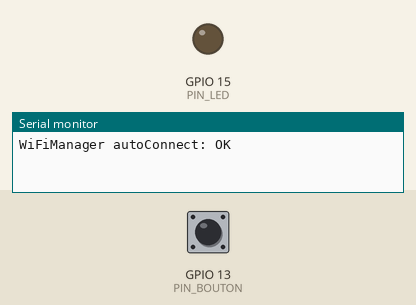
The sketch below on a simulated ESP8266 (NodeMCU). Shown: output pins drawn as LEDs (lit = HIGH), the last lines printed to the serial monitor. Dashed ring = blinking. The test bench sets the inputs (shaded band); at power-on: GPIO 13 (PIN_BOUTON) HIGH. WiFi joins after 1.5 s; servers stay silent unless stated; no MQTT or app messages arrive unless stated.

Above: at 2.7 s.
2.8 s: GPIO 13 (PIN_BOUTON) pulled LOW for 0.15 s
At 4.0 s:
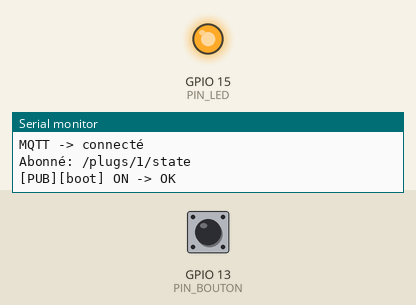
5.9 s: GPIO 13 (PIN_BOUTON) pulled LOW for 1 s
At 6.4 s:
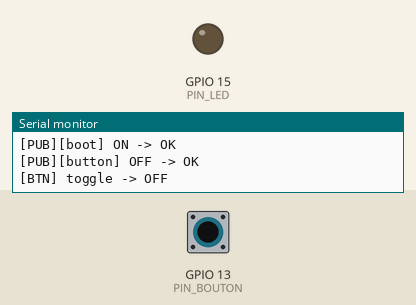
11.4 s: GPIO 13 (PIN_BOUTON) pulsed LOW 5 times (0.12 s each, 0.3 s apart)
At 11.6 s:
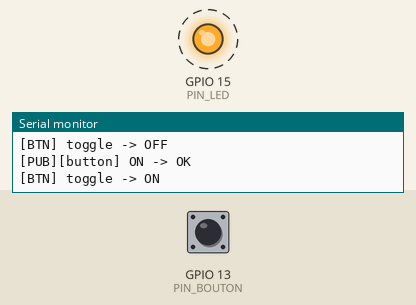
Timing chart, 0 to 14.4 s (numbered marks = the images above; inputs shaded):
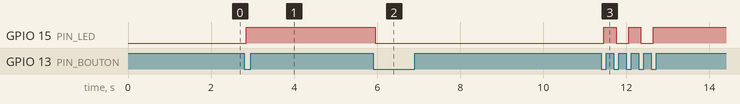

The sketch:

sae_esp12_mqtt_managerv2.ino
```cpp
#include <ESP8266WiFi.h>
#include <PubSubClient.h>
#include <WiFiManager.h>  // tzapu/WiFiManager

/* ==== PARAMÈTRES MQTT ==== */
const char* MQTT_HOST     = "172.20.10.3";  // IP broker
const uint16_t MQTT_PORT  = 1883;
const char* MQTT_USER     = "sacha";
const char* MQTT_PASS     = "sacha";

const char* TOPIC_STATE   = "/plugs/1/state";   // commande + état (1 seul topic)
/* ========================= */

// Broches
const int PIN_BOUTON = 13;   // GPIO13 -> bouton vers GND
const int PIN_LED    = 15;   // GPIO15 -> LED -> résistance -> GND

WiFiClient espClient;
PubSubClient mqtt(espClient);
WiFiManager wm;

// Etat de la prise/LED
bool priseOn = false;

// Anti-rebond
bool lastBtnRaw = HIGH;
bool lastBtnStable = HIGH;
unsigned long lastChangeMs = 0;
const unsigned long DEBOUNCE_MS = 50;

// Reconnexions non bloquantes
unsigned long lastMqttAttemptMs = 0;
const unsigned long MQTT_RETRY_MS = 3000;

void applyOutput(bool on) {
  // ⚠️ Inverse si ta LED est active LOW
  digitalWrite(PIN_LED, on ? HIGH : LOW);
}

void publishState(const char* source = "local") {
  if (!mqtt.connected()) return;
  const char* payload = priseOn ? "ON" : "OFF";
  bool ok = mqtt.publish(TOPIC_STATE, payload, true); // retained = true
  Serial.print("[PUB]["); Serial.print(source); Serial.print("] ");
  Serial.print(payload); Serial.print(" -> ");
  Serial.println(ok ? "OK" : "FAIL");
}

void onMqttMessage(char* topic, byte* payload, unsigned int length) {
  String msg;
  msg.reserve(length+1);
  for (unsigned int i=0;i<length;i++) msg += (char)payload[i];
  msg.trim(); msg.toUpperCase();

  Serial.print("[MQTT] "); Serial.print(topic); Serial.print(" <= "); Serial.println(msg);

  if (String(topic) == TOPIC_STATE) {
    bool newState;
    if (msg == "ON") newState = true;
    else if (msg == "OFF") newState = false;
    else { Serial.println("[WARN] payload attendu: ON/OFF"); return; }

    if (newState != priseOn) {
      priseOn = newState;
      applyOutput(priseOn);
      publishState("mqtt");   // republie l’état réel pour confirmation
    }
  }
}

void tryMqttConnect() {
  if (WiFi.status() != WL_CONNECTED || mqtt.connected()) return;
  unsigned long now = millis();
  if (now - lastMqttAttemptMs < MQTT_RETRY_MS) return;
  lastMqttAttemptMs = now;

  String clientId = String("ESP8266-PRISE-") + String(ESP.getChipId(), HEX);
  Serial.print("MQTT -> ");
  if (mqtt.connect(clientId.c_str(), MQTT_USER, MQTT_PASS)) {
    Serial.println("connecté");
    mqtt.subscribe(TOPIC_STATE);
    Serial.print("Abonné: "); Serial.println(TOPIC_STATE);
    publishState("boot");   // annonce l’état actuel au démarrage
  } else {
    Serial.print("échec (rc="); Serial.print(mqtt.state()); Serial.println(")");
  }
}

void setup() {
  Serial.begin(115200);
  pinMode(PIN_BOUTON, INPUT_PULLUP);
  pinMode(PIN_LED, OUTPUT);
  applyOutput(priseOn);

  // --- WiFiManager ---
  WiFi.mode(WIFI_STA);
  wm.setClass("invert");
  wm.setConfigPortalBlocking(false);
  wm.setConfigPortalTimeout(180);
  wm.setConnectTimeout(20);
  bool ok = wm.autoConnect("PriseWifi-Setup");
  Serial.print("WiFiManager autoConnect: "); Serial.println(ok ? "OK" : "PORTAIL");

  // MQTT
  mqtt.setServer(MQTT_HOST, MQTT_PORT);
  mqtt.setCallback(onMqttMessage);
}

void loop() {
  wm.process();

  if (WiFi.status() == WL_CONNECTED) {
    if (!mqtt.connected()) tryMqttConnect();
    mqtt.loop();
  }

  // Gestion bouton avec anti-rebond
  bool btnRaw = digitalRead(PIN_BOUTON);
  unsigned long now = millis();

  if (btnRaw != lastBtnRaw) {
    lastChangeMs = now;
    lastBtnRaw = btnRaw;
  }
  if ((now - lastChangeMs) > DEBOUNCE_MS) {
    if (lastBtnStable == HIGH && lastBtnRaw == LOW) {
      priseOn = !priseOn;
      applyOutput(priseOn);
      publishState("button");
      Serial.print("[BTN] toggle -> "); Serial.println(priseOn ? "ON" : "OFF");
    }
    lastBtnStable = lastBtnRaw;
  }
}
```

Measured:
- after the input at 2.8 s, GPIO 15 (PIN_LED): LOW → HIGH after 0.05 s
- after the input at 5.9 s, GPIO 15 (PIN_LED): HIGH → LOW after 0.05 s
- after the input at 11.4 s, GPIO 15 (PIN_LED): alternates HIGH for 0.30 s and LOW for 0.30 s, 5 changes in all, then stays HIGH, starting after 0.05 s
